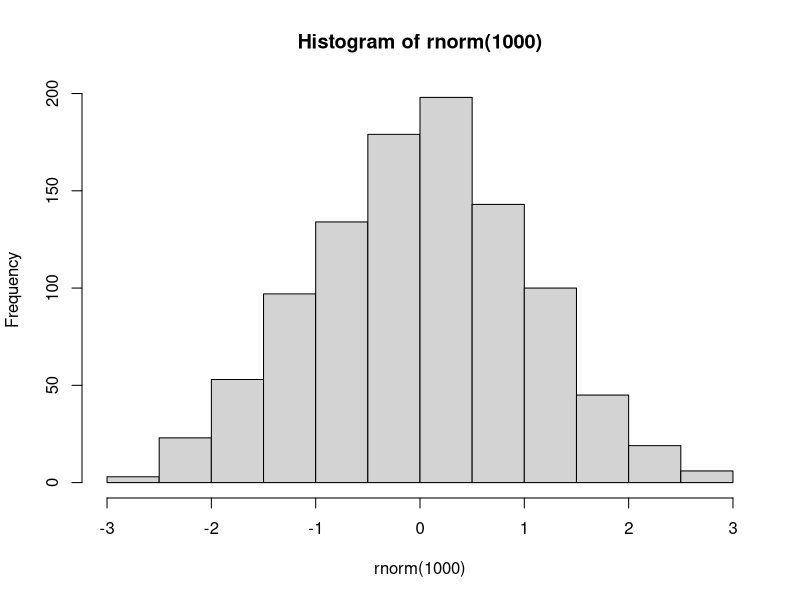

Write the R code that produced this figure.
## ---- chunk 1
#| label: fig-polar
#| fig-cap: "A line plot on a polar axis"
hist(rnorm(1000))
